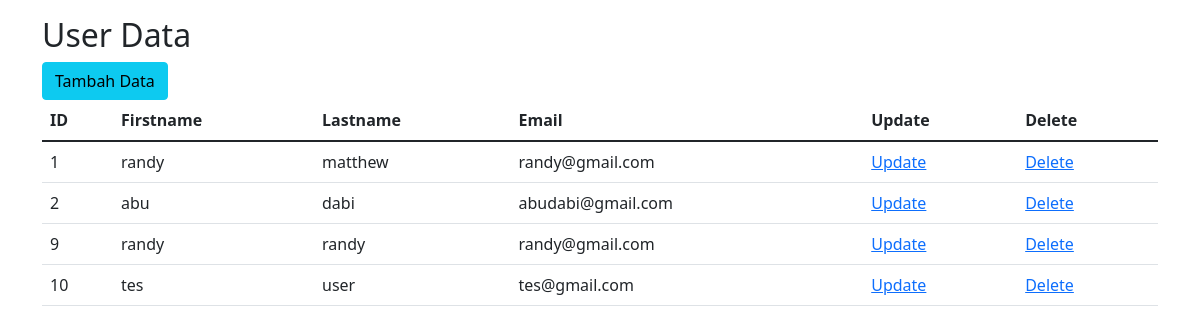
The page /admin_dashboard.php on the database its author committed.
### tables this page shows
CREATE TABLE `tb_user` (
  `user_id` int(11) NOT NULL,
  `first_name` varchar(50) NOT NULL,
  `last_name` varchar(50) NOT NULL,
  `user_email` varchar(100) NOT NULL,
  `user_password` varchar(100) NOT NULL
);

### admin_dashboard.php (the view, shortened to what this page needs)
<!DOCTYPE html>
<html lang="en">
<head>
  <link href="https://cdn.jsdelivr.net/npm/bootstrap@5.1.3/dist/css/bootstrap.min.css" rel="stylesheet">
</head>
<body>
<?php
include "connection.php"
?>
<div class="container mt-3">
  <h2>User Data</h2>
  <a href="tambah_data.php"><button type="button" class="btn btn-info"> Tambah Data </button></a>
  <table class="table table-hover">
    <thead>
      <tr>
        <th>ID</th>
        <th>Firstname</th>
        <th>Lastname</th>
        <th>Email</th>
        <th>Update</th>
        <th>Delete</th>
      </tr>
    </thead>
    <tbody>
    <?php
    $sql = "SELECT * FROM tb_user ORDER BY user_id ";
    $result = mysqli_query($conn, $sql);
    if (mysqli_num_rows($result)>0)
    {
        while ($rows= mysqli_fetch_assoc($result))
        {
            $user_id = $rows ['user_id'];
            $first_name = $rows ['first_name'];
            $last_name = $rows ['last_name'];
            $user_email = $rows ['user_email'];
        ?>
        <tr>
        <td><?php echo $user_id; ?></td>
        <td><?php echo $first_name; ?></td>
        <td><?php echo $last_name; ?></td>
        <td><?php echo $user_email; ?></td>
        <td><a href="ubah_data.php?id=<?php echo $user_id;?>">Update</a></td>
        <td><a onclick="return konfirmasi_hapus();" href="hapus_data.php?id=<?php echo $user_id;?>">Delete</a></td>
        </tr>
        <?php
        }
    }
    ?>
        </tbody>
  </table>
</div>
</body>
</html>

### rows shown on the page
tb_user: user "1", first_name "randy", last_name "matthew", user_email "randy@gmail.com"
tb_user: user "2", first_name "abu", last_name "dabi", user_email "abudabi@gmail.com"
tb_user: user "9", first_name "randy", last_name "randy", user_email "randy@gmail.com"
tb_user: user "10", first_name "tes", last_name "user", user_email "tes@gmail.com"
